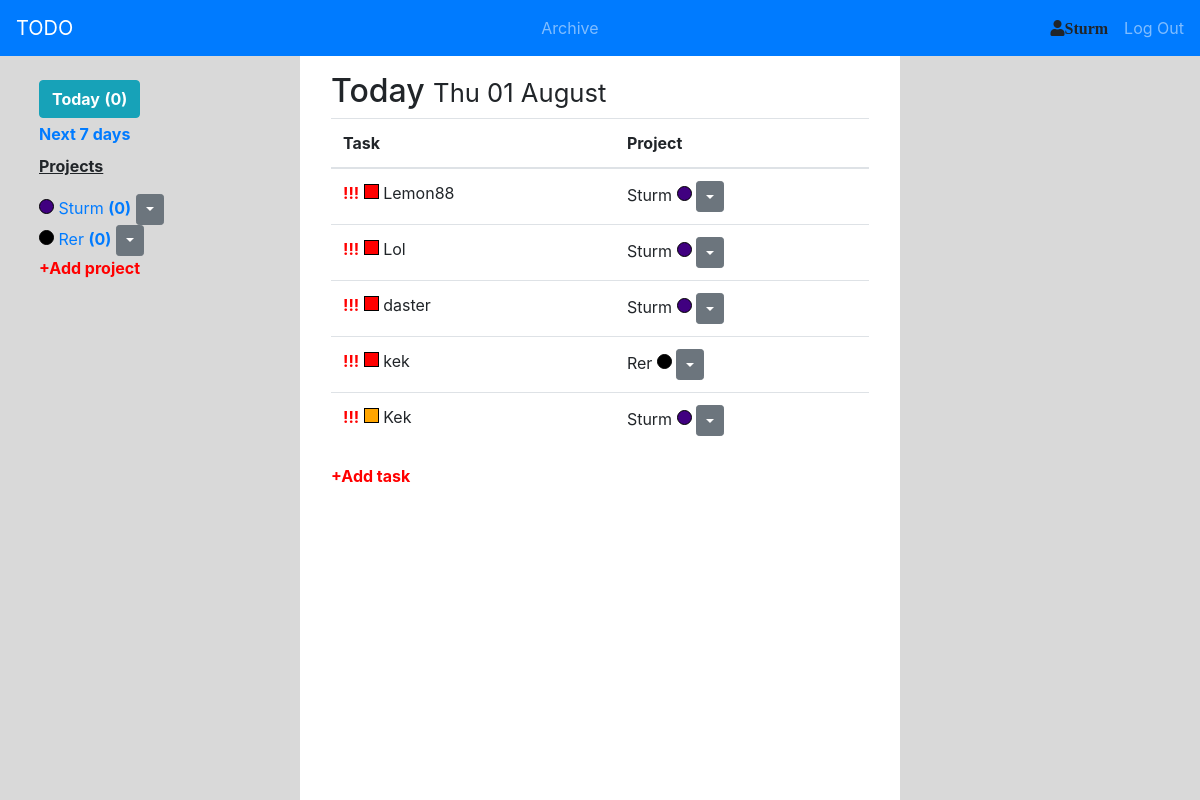
Screenshot of /today/ (signed in) with the database file from the repository.
### todo_app/models.py (models this page shows, shortened)
class Project(models.Model):
    name = models.CharField(max_length=20)
    colour = models.CharField(max_length=7)
    slug = models.SlugField(max_length=30, unique=True, blank=True)
    user = models.ForeignKey(User, on_delete=models.CASCADE)
    class Meta:
        unique_together = ('name', 'colour', 'user')
    def get_absolute_url(self):
        return reverse('project_detail_url', kwargs={'slug': self.slug})
    def __str__(self):
        return self.name

class Task(models.Model):
    LOW = 3
    MID = 2
    HIGH = 1
    CHOICES_OF_PRIORITY = (
        (LOW, 'Low'),
        (MID, 'Mid'),
        (HIGH, 'High')
    )
    name = models.CharField(max_length=30)
    priority = models.PositiveSmallIntegerField(choices=CHOICES_OF_PRIORITY, default=LOW)
    date_until = models.DateTimeField()
    status = models.CharField(max_length=4, blank=True)
    project = models.ForeignKey(Project, on_delete=models.CASCADE)
    class Meta:
        ordering = ['priority']

### todo_app/views.py (the view)
# urls.py: path('today/', Today.as_view(), name='today_url'),
class Today(LoginRequiredMixin, ObjectCreateMixin, View):
    redirect_url = 'today_url'
    def context_method(self, request, project_bound_form=None, task_bound_form=None):
        project_form = ProjectForm() if project_bound_form is None else project_bound_form
        task_form = TaskForm(request.user) if task_bound_form is None else task_bound_form
        projects = Project.objects.filter(user=request.user)
        overdue_tasks = Task.objects.filter(project__user=request.user,
                                            date_until__lt=timezone.localtime(),
                                            status='')
        tasks = Task.objects.filter(project__user=request.user,  # for a day
                                    date_until__gt=timezone.localtime(),
                                    date_until__lte=timezone.localtime().replace(hour=23, minute=59, second=59),
                                    status='')
        tasks_counted = {project.name: project.task_set.filter(date_until__gt=timezone.localtime(),
                                                               date_until__lte=timezone.localtime().replace(hour=23,
                                                                                                            minute=59,
                                                                                                            second=59),
                                                               status='').count() for project in projects}
        context = {
            'today_obj': True,
            'redirect_url': self.redirect_url,
            'title': 'Today',
            'today_date': timezone.localtime(),
            'projects': projects,
            'overdue_tasks': overdue_tasks,
            'tasks': tasks,
            'tasks_counted': tasks_counted,
            'project_form': project_form,
            'task_form': task_form,
        }
        return context
    def get(self, request):
        return render(request, 'todo_app/main.html', context=self.context_method(request))

### todo_app/views.py (called while the page is built)
@register.filter
def get_item(dictionary, key):
    return dictionary.get(key)

### todo_app/templates/todo_app/main.html
{% extends 'todo_app/todo_base.html' %}
{% block left-block %}
    {% include 'todo_app/includes/left_block_universal.html' %}
{% endblock %}
{% block center-block %}
    {% include 'todo_app/includes/center_block_universal.html' %}
{% endblock %}

### templates/base.html (shortened to what this page needs)
{% load static %}
<!DOCTYPE html>
<html>
	<head>
		<link rel="stylesheet" href="https://stackpath.bootstrapcdn.com/bootstrap/4.3.1/css/bootstrap.min.css">
		<link rel="stylesheet" href="{% static 'css/style.css' %}">
		<link rel="stylesheet" href="https://use.fontawesome.com/releases/v5.8.1/css/all.css">
	</head>
	<body>
		<nav class="navbar navbar-dark bg-primary">
			<a class="navbar-brand" href="{% url 'main_url' %}">TODO</a>
			{% if user.is_authenticated %}
				<div class="navbar-nav ml-auto">
					<a href="{% url 'archive_url' %}" class="nav-item nav-link">Archive</a>
				</div>
				<div class="navbar-nav ml-auto mr-3">
					<p class="navbar-nav"><i class="fas fa-user">{{ user.username }}</i></p>
				</div>
				<div class="navbar-nav">
					<a href="{% url 'logout_url' %}" class="nav-item nav-link">Log Out</a>
				</div>
			{% endif %}
		</nav>
		{% block content %}{% endblock %}
	</body>
</html>

### todo_app/templates/todo_app/includes/left_block_universal.html (shortened to what this page needs)
                <div class="m-4">
                    <a href="{% url 'today_url' %}" class="{% if today_obj %}btn btn-info{% endif %}"><strong>Today</strong> {% if today_obj %}<b>({{ tasks.count }})</b>{% endif %}</a>
                    <a href="{% url 'next7days_url' %}" class="mt-1 {% if next7days_obj %}btn btn-info{% endif %}"><strong>Next 7 days</strong> {% if next7days_obj %}({{ tasks.count }}){% endif %}</a>
                    <p class="mt-2" style='text-decoration:underline;'><strong>Projects</strong></p>
                    {% for project in projects %}
                        <div>
                            <div class="project-circle" style="background: {{ project.colour }}"></div>
                            <a href="{{ project.get_absolute_url }}" class="d-inline {% if project.slug == slug %}btn btn-info{% endif %}">{{ project.name }} {% if today_obj or next7days_obj %}<b>({{ tasks_counted|get_item:project.name }})</b>{% endif %}</a>
                          <button type="button" class="btn btn-sm btn-secondary dropdown-toggle dropdown-toggle-split" data-toggle="dropdown" aria-haspopup="true" aria-expanded="false">
                          </button>
                        </div>
                    {% endfor %}
                    {% if today_obj or next7days_obj %}
                        <p class="a-add-prjct"><strong>+Add project</strong></p>
                    {% endif %}
                </div>

### todo_app/templates/todo_app/includes/center_block_universal.html (shortened to what this page needs)
                <div class="m-3">
                    {% if today_obj %}
                        <h2>Today <small>{{ today_date|date:"D d F" }}</small></h2>
                    {% elif next7days_obj %}
                        <h2>Next 7 days</h2>
                    {% endif %}
                    <table class="table">
                        <thead>
                        <tr>
                            <th scope="col">Task</th>
                            <th scope="col">Project</th>
                        </tr>
                        </thead>
                        <tbody>
                        {% if overdue_tasks %}
                            {% for task in overdue_tasks %}
                                <tr>
                                    <td>
                                        <b style="color: red;">!!!</b>
                                        <div class="priority-square" style="background:{% if task.priority == 1 %}red{% elif task.priority == 2 %}orange{% elif task.priority == 3 %}white{% endif %}"></div>
                                        {{ task.name }}
                                    </td>
                                    <td>
                                        {{ task.project }}
                                        <div class="project-circle" style="background: {{ task.project.colour }}"></div>
                                      <button type="button" class="btn btn-sm btn-secondary dropdown-toggle dropdown-toggle-split" data-toggle="dropdown" aria-haspopup="true" aria-expanded="false">
                                      </button>
                                    </td>
                                </tr>
                            {% endfor %}
                        {% endif %}
                        </tbody>
                    </table>
                    {% if today_obj or next7days_obj %}
                        <p class="a-add-task"><strong>+Add task</strong></p>
                    {% endif %}
                </div>

### static/css/style.css (style rules this page uses)
a { display: block; }
.a-add-prjct, .a-add-task { color: red; }
.priority-square { width: 15px; height: 15px; display: inline-block; border: 1px solid black; }
.project-circle { width: 15px; height: 15px; display: inline-block; border: 1px solid black; border-radius: 100%; }

### rows the page displays
Project: name "Sturm", name "0"
Project: name "Rer", name "0"
Task: priority 1 (drawn), name "Lemon88", project "Sturm"
Task: priority 1 (drawn), name "Lol", project "Sturm"
Task: priority 1 (drawn), name "daster", project "Sturm"
Task: priority 1 (drawn), name "kek", project "Rer"
Task: priority 2 (drawn), name "Kek", project "Sturm"

### other values shown
{{ user.username }} "Sturm"
{{ tasks.count }} "0"
{{ today_date|date:"D d F" }} "Thu 01 August"
